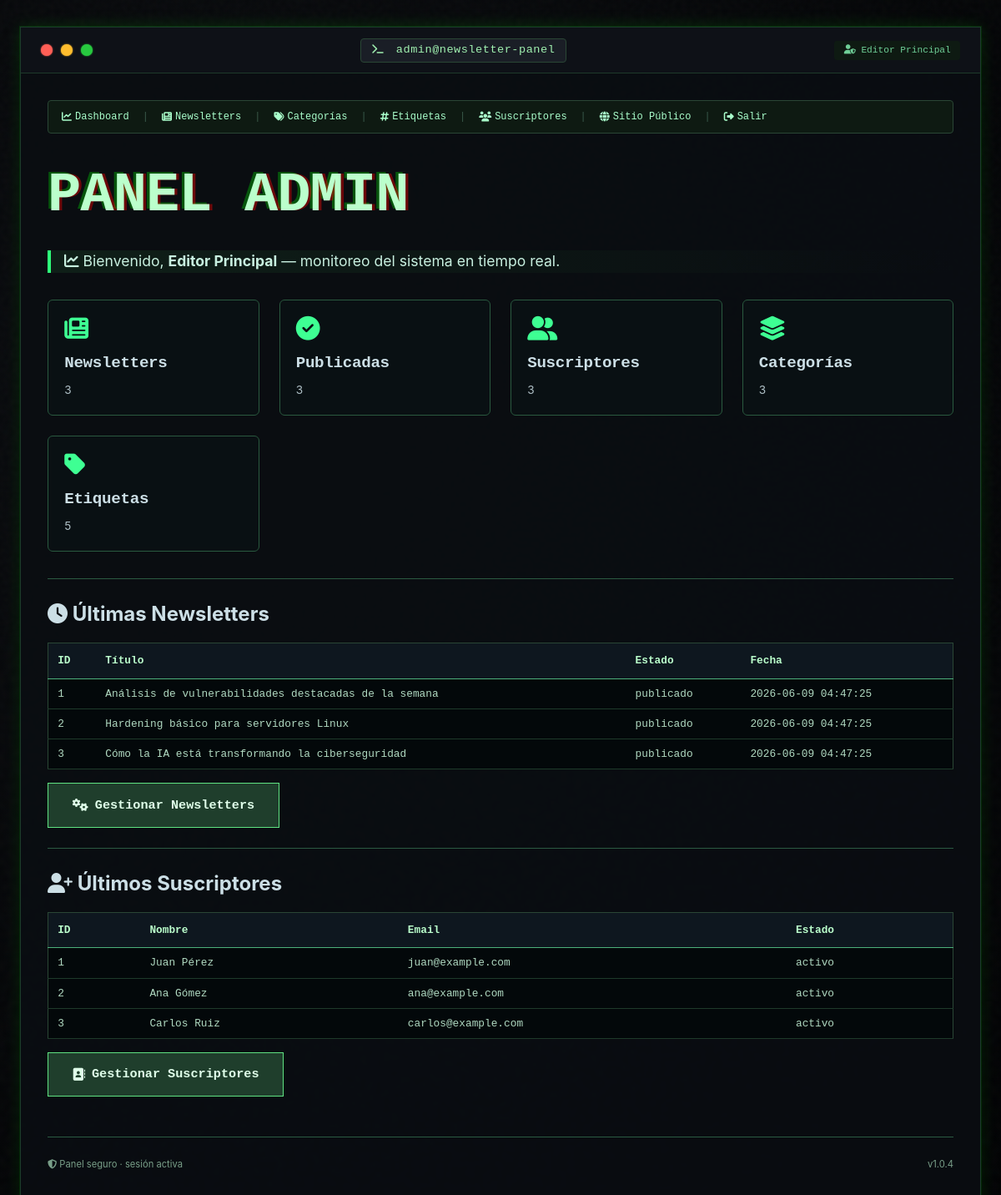
Page /admin/dashboard.php (signed in) on the committed database.
### tables this page shows
CREATE TABLE newsletters (
    id INT AUTO_INCREMENT PRIMARY KEY,
    autor_id INT NOT NULL,
    categoria_id INT NOT NULL,
    titulo VARCHAR(200) NOT NULL,
    contenido TEXT NOT NULL,

    estado ENUM(
        'borrador',
        'publicado',
        'archivado'
    ) NOT NULL DEFAULT 'borrador',

    creado_en DATETIME DEFAULT CURRENT_TIMESTAMP,
    actualizado_en DATETIME DEFAULT CURRENT_TIMESTAMP
        ON UPDATE CURRENT_TIMESTAMP,

    CONSTRAINT fk_newsletters_autor
        FOREIGN KEY (autor_id)
        REFERENCES usuarios(id)
        ON UPDATE CASCADE
        ON DELETE RESTRICT,

    CONSTRAINT fk_newsletters_categoria
        FOREIGN KEY (categoria_id)
        REFERENCES categorias(id)
        ON UPDATE CASCADE
        ON DELETE RESTRICT
);

CREATE TABLE suscriptores (
    id INT AUTO_INCREMENT PRIMARY KEY,
    nombre VARCHAR(100) NULL,

    email VARCHAR(150) NOT NULL UNIQUE,

    estado ENUM(
        'pendiente',
        'activo',
        'inactivo',
        'baja'
    ) NOT NULL DEFAULT 'pendiente',

    token_verificacion VARCHAR(255) NULL,
    token_baja VARCHAR(255) NULL,

    fecha_suscripcion DATETIME DEFAULT CURRENT_TIMESTAMP,
    fecha_baja DATETIME NULL
);

### src/includes/sql.php (called while the page is built, shortened)
<?php
function totalNewsletters(PDO $pdo): int
{
    return (int)$pdo
        ->query("
            SELECT COUNT(*)
            FROM newsletters
        ")
        ->fetchColumn();
}
function totalSuscriptores(PDO $pdo): int
{
    return (int)$pdo
        ->query("
            SELECT COUNT(*)
            FROM suscriptores
        ")
        ->fetchColumn();
}
function totalNewslettersPublicadas(PDO $pdo): int
{
    return (int)$pdo
        ->query("
            SELECT COUNT(*)
            FROM newsletters
            WHERE estado='publicado'
        ")
        ->fetchColumn();
}
function estadisticasSistema(PDO $pdo): array
{
    $totalNews = totalNewsletters($pdo);
    $totalSubs = totalSuscriptores($pdo);
    $totalPublicadas = totalNewslettersPublicadas($pdo);
    return [
        'newsletters' => $totalNews,
        'suscriptores' => $totalSubs,
        'publicadas' => $totalPublicadas
    ];
}

### src/admin/dashboard.php (the view, shortened to what this page needs)
<?php
require_once '../includes/conexion.php';
require_once '../includes/sql.php';
$stats = estadisticasSistema($pdo);
$totalCategorias = $pdo->query("
    SELECT COUNT(*)
    FROM categorias
")->fetchColumn();
$totalEtiquetas = $pdo->query("
    SELECT COUNT(*)
    FROM etiquetas
")->fetchColumn();
$ultimasNews = $pdo->query("
    SELECT
        id,
        titulo,
        estado,
        creado_en
    FROM newsletters
    ORDER BY creado_en DESC
    LIMIT 5
")->fetchAll(PDO::FETCH_ASSOC);
$ultimosSubs = $pdo->query("
    SELECT
        id,
        nombre,
        email,
        estado
    FROM suscriptores
    ORDER BY fecha_suscripcion DESC
    LIMIT 5
")->fetchAll(PDO::FETCH_ASSOC);
?>
<!DOCTYPE html>
<html lang="es">
<head>
    <link rel="stylesheet" href="https://cdnjs.cloudflare.com/ajax/libs/font-awesome/6.5.2/css/all.min.css">
    <link rel="stylesheet" href="../assets/css/style.css">
</head>
<body>
    <div class="terminal-window">
        <div class="term-bar">
            <div class="term-buttons">
                <span class="term-btn red"></span>
                <span class="term-btn yellow"></span>
                <span class="term-btn green"></span>
            </div>
            <div class="term-title">
                <i class="fas fa-terminal"></i> admin@newsletter-panel
            </div>
            <div class="term-status">
                <i class="fas fa-user-shield"></i> <?= htmlspecialchars($_SESSION['usuario_nombre']) ?>
            </div>
        </div>
        <div class="term-content">
            <div class="admin-nav">
                <a href="dashboard.php"><i class="fas fa-chart-line"></i> Dashboard</a>
                <span class="sep">|</span>
                <a href="newsletters.php"><i class="fas fa-newspaper"></i> Newsletters</a>
                <span class="sep">|</span>
                <a href="categorias.php"><i class="fas fa-tags"></i> Categorías</a>
                <span class="sep">|</span>
                <a href="etiquetas.php"><i class="fas fa-hashtag"></i> Etiquetas</a>
                <span class="sep">|</span>
                <a href="subscribers.php"><i class="fas fa-users"></i> Suscriptores</a>
                <span class="sep">|</span>
                <a href="../index.php"><i class="fas fa-globe"></i> Sitio Público</a>
                <span class="sep">|</span>
                <a href="logout.php"><i class="fas fa-sign-out-alt"></i> Salir</a>
            </div>
            <div class="glitch-wrapper">
                <h1 class="glitch">Panel Admin</h1>
            </div>
            <div class="tagline">
                <i class="fas fa-chart-line"></i> Bienvenido, <strong><?= htmlspecialchars($_SESSION['usuario_nombre']) ?></strong> — monitoreo del sistema en tiempo real.
            </div>
            <div class="features">
                <div class="feature-item">
                    <i class="fas fa-newspaper"></i>
                    <h3>Newsletters</h3>
                    <p><?= $stats['newsletters'] ?></p>
                </div>
                <div class="feature-item">
                    <i class="fas fa-check-circle"></i>
                    <h3>Publicadas</h3>
                    <p><?= $stats['publicadas'] ?></p>
                </div>
                <div class="feature-item">
                    <i class="fas fa-user-friends"></i>
                    <h3>Suscriptores</h3>
                    <p><?= $stats['suscriptores'] ?></p>
                </div>
                <div class="feature-item">
                    <i class="fas fa-layer-group"></i>
                    <h3>Categorías</h3>
                    <p><?= $totalCategorias ?></p>
                </div>
                <div class="feature-item">
                    <i class="fas fa-tag"></i>
                    <h3>Etiquetas</h3>
                    <p><?= $totalEtiquetas ?></p>
                </div>
            </div>
            <hr>
            <h2><i class="fas fa-clock"></i> Últimas Newsletters</h2>
            <table>
                <tr>
                    <th>ID</th>
                    <th>Título</th>
                    <th>Estado</th>
                    <th>Fecha</th>
                </tr>
                <?php foreach ($ultimasNews as $news): ?>
                <tr>
                    <td><?= $news['id'] ?></td>
                    <td><?= htmlspecialchars($news['titulo']) ?></td>
                    <td><?= htmlspecialchars($news['estado']) ?></td>
                    <td><?= $news['creado_en'] ?></td>
                </tr>
                <?php endforeach; ?>
            </table>
            <a class="terminal-btn" href="newsletters.php">
                <i class="fas fa-cogs"></i> Gestionar Newsletters
            </a>
            <hr>
            <h2><i class="fas fa-user-plus"></i> Últimos Suscriptores</h2>
            <table>
                <tr>
                    <th>ID</th>
                    <th>Nombre</th>
                    <th>Email</th>
                    <th>Estado</th>
                </tr>
                <?php foreach ($ultimosSubs as $sub): ?>
                <tr>
                    <td><?= $sub['id'] ?></td>
                    <td><?= htmlspecialchars($sub['nombre'] ?? '-') ?></td>
                    <td><?= htmlspecialchars($sub['email']) ?></td>
                    <td><?= htmlspecialchars($sub['estado']) ?></td>
                </tr>
                <?php endforeach; ?>
            </table>
            <a class="terminal-btn" href="subscribers.php">
                <i class="fas fa-address-book"></i> Gestionar Suscriptores
            </a>
            <div class="footer">
                <span><i class="fas fa-shield-alt"></i> Panel seguro · sesión activa</span>
                <span>v1.0.4</span>
            </div>
        </div>
    </div>
</body>
</html>

### src/assets/css/style.css (style rules this page uses)
* { margin: 0; padding: 0; box-sizing: border-box; }
body { background: radial-gradient(circle at 20% 30%, #0a0c0f, #020304); font-family: 'Inter', 'JetBrains Mono', monospace, sans-serif; color: #ccdfe6; line-height: 1.5; min-height: 100vh; padding: 2rem 1.5rem; position: relative; }
body::before { content: ""; position: fixed; top: 0; left: 0; width: 100%; height: 100%; pointer-events: none; z-index: 0; }
.terminal-window { max-width: 1300px; margin: 0 auto; background: #0b0e12e6; backdrop-filter: blur(1px); border: 1px solid #1d3a2c; box-shadow: 0 20px 35px -12px rgba(0, 0, 0, 0.8), 0 0 0 1px rgba(0, 255, 0, 0.1), 0 0 18px rgba(0, 255, 0, 0.15); overflow: hidden; transition: all 0.2s ease; position: relative; z-index: 2; }
.term-bar { background: #0e1117; padding: 0.8rem 1.5rem; display: flex; align-items: center; justify-content: space-between; border-bottom: 1px solid #1e3a2a; flex-wrap: wrap; gap: 10px; }
.term-buttons { display: flex; gap: 10px; }
.term-btn { width: 14px; height: 14px; border-radius: 50%; transition: 0.1s; }
.red { background: #ff5f56; box-shadow: 0 0 2px #ff5f56; }
.yellow { background: #ffbd2e; box-shadow: 0 0 2px #ffbd2e; }
.green { background: #27c93f; box-shadow: 0 0 2px #27c93f; }
.term-title { font-family: 'JetBrains Mono', monospace; font-size: 0.85rem; letter-spacing: 0.5px; background: #1a1e26; padding: 0.2rem 0.8rem; border-radius: 4px; color: #a0f0b0; border: 1px solid #2a4635; }
.term-title i { margin-right: 6px; font-size: 0.75rem; }
.term-status { font-size: 0.7rem; color: #6fcf97; background: #0e1a12; padding: 0.2rem 0.7rem; border-radius: 4px; font-family: monospace; }
.term-content { padding: 2rem 2rem 2.5rem; }
.glitch-wrapper { margin-bottom: 1rem; }
.glitch { font-size: clamp(2.2rem, 8vw, 4.2rem); font-weight: 800; font-family: 'JetBrains Mono', monospace; text-transform: uppercase; color: #bbffcc; position: relative; text-shadow: 0.05em 0 0 rgba(255, 0, 0, 0.4), -0.05em -0.025em 0 rgba(0, 255, 0, 0.3); animation: glitch-shake 0.3s infinite alternate; letter-spacing: -1px; }
.tagline { font-family: 'Inter', monospace; font-size: 1.1rem; border-left: 4px solid #2eff7a; padding-left: 1rem; margin: 0.8rem 0 1.8rem 0; color: #c8f0e0; font-weight: 400; background: linear-gradient(90deg, #0f1f18, transparent); }
.terminal-btn { background: #1f3e2c; border: 1px solid #5fe382; color: #e0ffea; padding: 0.9rem 1.8rem; font-family: 'JetBrains Mono', monospace; font-weight: bold; border-radius: 0; cursor: pointer; transition: all 0.2s ease; display: inline-flex; align-items: center; gap: 8px; font-size: 0.95rem; text-decoration: none; }
.features { display: grid; grid-template-columns: repeat(auto-fit, minmax(230px, 1fr)); gap: 1.5rem; margin: 2rem 0 2rem; }
.feature-item { background: #0b1215c9; border-radius: 6px; padding: 1.2rem; border: 1px solid #2a593f; transition: 0.2s; backdrop-filter: blur(2px); }
.feature-item i { font-size: 1.8rem; color: #3eff93; margin-bottom: 0.8rem; }
.feature-item h3 { font-family: 'JetBrains Mono', monospace; font-size: 1.2rem; margin-bottom: 0.5rem; letter-spacing: -0.3px; }
.feature-item p { font-size: 0.85rem; opacity: 0.85; }
.footer { margin-top: 3rem; text-align: center; font-size: 0.7rem; border-top: 1px solid #2b5a42; padding-top: 1.5rem; color: #799f89; display: flex; justify-content: space-between; flex-wrap: wrap; gap: 0.8rem; }
.admin-nav { font-family: 'JetBrains Mono', monospace; font-size: 0.75rem; color: #8fbc8f; background: #0e1a12; padding: 0.6rem 1rem; border-radius: 4px; display: flex; flex-wrap: wrap; gap: 1rem; align-items: center; margin-bottom: 1.5rem; border: 1px solid #2a4635; }
.admin-nav a { color: #aaffcc; text-decoration: none; transition: 0.2s; display: flex; align-items: center; gap: 4px; }
.admin-nav span.sep { color: #3a5a4a; }
table { width: 100%; border-collapse: collapse; font-family: 'JetBrains Mono', monospace; font-size: 0.8rem; background: #03080a; border: 1px solid #2a4635; margin: 1rem 0; }
th { background: #0e171f; color: #bbffcc; text-align: left; padding: 0.7rem; border-bottom: 1px solid #4caf7a; }
td { padding: 0.5rem 0.7rem; border-bottom: 1px solid #1e3a2a; color: #b0d9c1; }
a { color: #aaffcc; text-decoration: none; }
hr { border: none; border-top: 1px solid #2b5a42; margin: 1.5rem 0; }

### rows in the picture
newsletters: id "1", titulo "Análisis de vulnerabilidades destacadas de la semana", estado "publicado", creado_en "2026-06-09 04:47:25"
newsletters: id "2", titulo "Hardening básico para servidores Linux", estado "publicado", creado_en "2026-06-09 04:47:25"
newsletters: id "3", titulo "Cómo la IA está transformando la ciberseguridad", estado "publicado", creado_en "2026-06-09 04:47:25"
suscriptores: id "1", nombre "Juan Pérez", email "juan@example.com", estado "activo"
suscriptores: id "2", nombre "Ana Gómez", email "ana@example.com", estado "activo"
suscriptores: id "3", nombre "Carlos Ruiz", email "carlos@example.com", estado "activo"

### other values in the picture
$_SESSION['usuario_nombre'] "Editor Principal"
$stats['newsletters'] "3"
$stats['publicadas'] "3"
$stats['suscriptores'] "3"
$totalCategorias "3"
$totalEtiquetas "5"
